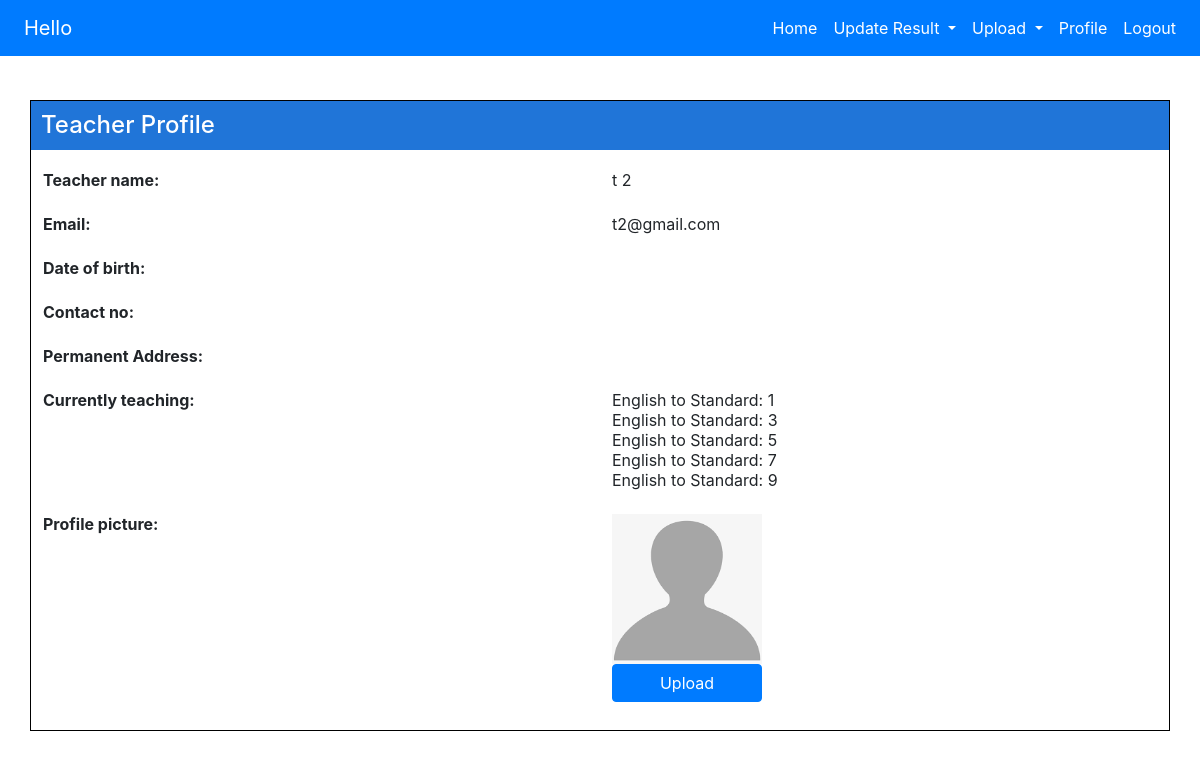
Page /teacher/profile/t2gmailcom/ (signed in) on the committed database.
### teachers/models.py (models this page shows, shortened)
class Teacher(models.Model):
    user = models.OneToOneField(User,on_delete=models.CASCADE,null=True,related_name="teacher")
    created_at = models.DateTimeField(auto_now_add=True,editable=False)
    updated_at = models.DateTimeField(auto_now=True,editable=False)
    slug = models.SlugField(max_length=210,blank=True,null=True, editable=False)
    class Meta:
        default_related_name = 'teachers'

### accounts/models.py (models this page shows, shortened)
class User(AbstractBaseUser):
    email = models.EmailField(
        max_length=255,
        unique=True,
        default='s@gmail.com'
    )
    contact_no = models.CharField(max_length=10,blank=True)
    first_name = models.CharField(max_length=200,default='s')
    last_name = models.CharField(max_length=200,default='0')
    active = models.BooleanField(default=True)
    staff = models.BooleanField(default=False)
    is_student = models.BooleanField(default=True)
    is_teacher = models.BooleanField(default=False)
    admin = models.BooleanField(default=False)
    address = models.CharField(max_length=200,default="",blank=True)
    profile_pic = models.ImageField(upload_to='profile_pic/',null=True,blank=True)
    date_of_birth = models.DateField(
        auto_now_add=False,
        help_text = 'Format: YYYY-MM-DD',
        blank=True,
        null=True
        )
    objects = UserManager()
    USERNAME_FIELD = 'email'
    def get_full_name(self):
        return "{} {}".format(self.first_name, self.last_name)
    @property
    def is_active(self):
        return self.active

### subjects/models.py (models this page shows, shortened)
class Subject(models.Model):
    name = models.ForeignKey(SubjectName, on_delete=models.CASCADE)
    standard = models.ForeignKey(Standard,on_delete=models.CASCADE)
    teacher = models.ForeignKey(Teacher,on_delete=models.CASCADE)
    total_marks = models.PositiveIntegerField(default=100,null=True,blank=True)
    classes_per_week = models.PositiveIntegerField(default=6,null=True,blank=True)
    slug = models.SlugField(max_length=210,null=True,blank=True,editable=False)
    def __str__(self):
        return self.name.name

class SubjectName(models.Model):
    name = models.CharField(max_length=200, unique=True)

### standards/models.py (models this page shows)
class Standard(models.Model):
    name = models.CharField(max_length=200, unique=True)
    slug = models.SlugField(max_length=205, null=True, blank=True, editable=False)
    def __str__(self):
        return self.name

### teachers/views.py (the view)
# urls.py: path('profile/<slug:slug>/',views.teacher_profile_view,name='profile'),
@login_required
def teacher_profile_view(request,slug):
    teacher = Teacher.objects.get(slug=slug)
    subjects = Subject.objects.filter(teacher=teacher)
    return render(request,'teachers/profile.html',{'teacher':teacher,'subjects':subjects})

### accounts/context_processors.py (called while the page is built, shortened)
def add_variable_to_context(request):
    if request.user.is_authenticated:
        if request.user.is_student:
            try:
                student = Student.objects.get(user=request.user)
                return {'student':student}
            except Student.DoesNotExist:
                return {}
    return {}

### templates/teachers/profile.html (shortened to what this page needs)
{% extends 'teachers/base.html' %}
{% load static %}
{% block stylesheets %}
  <link rel="stylesheet" href="{% static 'students/style.css' %}">
{% endblock %}
{% block body_block %}
  <div class="container profile-box">
      <h4>Teacher Profile</h4>
    <table class="table thead-dark table-hover table-borderless" style="text-align:left">
      <tr>
        <td><strong>Teacher name:</strong></td>
        <td>{{teacher.user.get_full_name}}</td>
      </tr>
      <tr>
        <td><strong>Email:</strong></td>
        <td>{{teacher.user.email}}</td>
      </tr>
      <tr>
        <td><strong>Date of birth:</strong></td>
        <td></td>
      </tr>
      <tr>
        <td><strong>Contact no:</strong></td>
        <td></td>
      </tr>
      <tr>
        <td><strong>Permanent Address:</strong></td>
        <td></td>
      </tr>
      <tr>
        <td><strong>Currently teaching:</strong></td>
        <td>
          {% for subject in subjects %}
            {{subject|title}} to Standard: {{subject.standard}} <br>
          {% endfor %}
        </td>
      </tr>
      <tr>
        <td><strong>Profile picture:</strong></td>
        {% if teacher.user.profile_pic %}
        <td><img src="{{teacher.user.profile_pic.url}}"
                 alt="No profile pic"
                 style="width:150px; height:150px; margin-bottom:5px"><br>
            <a class="btn btn-primary"
                  href="{% url 'teachers:profile_pic_update' %}"
                  style="margin:auto auto; width:150px;">Update</a>
        {% else %}
        <td>
          <img src="{% static 'images/default_profile_pic.png' %}"
               alt=""
               style="width:150px; height:150px"><br>
          <a class="btn btn-primary"
                  href="{% url 'teachers:profile_pic_update' %}"
                  style="margin:auto auto; width:150px;">Upload</a>
        {% endif %}
        </td>
      </tr>
    </table>
    </div>
{% endblock %}

### static/teachers/style.css (style rules this page uses)
.table { text-align: center; }

### static/students/style.css (style rules this page uses)
.profile-box { margin: 20px auto; border: 1px solid black; padding: 0; width: 100%; }
.profile-box h4 { background-color: #2075d8; color: white; padding: 10px; }
.profile-box table tr td { width: 30%; }

### rows in the picture
Teacher: user.get_full_name "t 2", user.email "t2@gmail.com"
Subject: name.name "English", standard "1"
Subject: name.name "English", standard "3"
Subject: name.name "English", standard "5"
Subject: name.name "English", standard "7"
Subject: name.name "English", standard "9"
